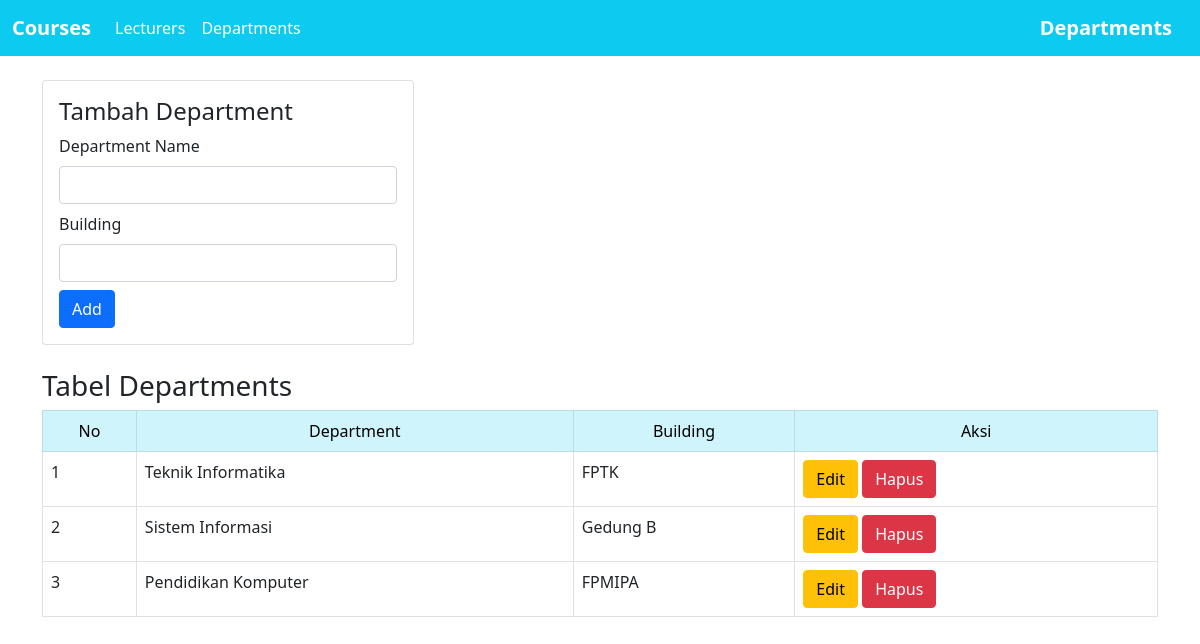
The page /departments.php on the database its author committed.
### tables this page shows
CREATE TABLE `departments` (
  `id` int(11) NOT NULL,
  `dept_name` varchar(100) NOT NULL,
  `building` varchar(50) DEFAULT NULL
);

### controllers/DepartmentController.php (called while the page is built, shortened)
<?php
include_once("views/DepartmentView.php");
class DepartmentController
{
  private $department;
  function __construct()
  {
    $this->department = new Department(
        Config::$db_host,
        Config::$db_user,
        Config::$db_pass,
        Config::$db_name
    );
  }
  public function index()
  {
    $this->department->open();
    $this->department->getDepartments();
    $data = array();
    while ($row = $this->department->getResult()) {
      array_push($data, $row);
    }
    $view = new DepartmentView();
    $view->render($data);
  }
}

### models/DB.php (called while the page is built, shortened)
<?php
class DB
{
    var $db_host = "";
    var $db_user = "";
    var $db_pass = "";
    var $db_name = "";
    var $db_link = "";
    function __construct($db_host, $db_user, $db_pass, $db_name)
    {
        $this->db_host = $db_host;
        $this->db_user = $db_user;
        $this->db_pass = $db_pass;
        $this->db_name = $db_name;
    }
    function open()
    {
        $this->db_link = mysqli_connect(
            $this->db_host,
            $this->db_user,
            $this->db_pass,
            $this->db_name
        );
    }
    function execute($query)
    {
        $this->result = mysqli_query($this->db_link, $query);
        return $this->result;
    }
}

### models/Department.php (called while the page is built, shortened)
<?php
class Department extends DB
{
    function getDepartments()
    {
        $query = "SELECT * FROM departments";
        return $this->execute($query);
    }
}

### views/DepartmentView.php (the view, shortened to what this page needs)
<?php
class DepartmentView
{
  public function render($data)
  {
    $no = 1;
    $dataDept = null;
    foreach ($data as $val) {
        $id = $val['id'];
        $dept_name = $val['dept_name'];
        $building = $val['building'];
        $dataDept .= "<tr>
                    <td>" . $no++ . "</td>
                    <td>" . $dept_name . "</td>
                    <td>" . $building . "</td>
                    <td>
                      <a href='departments.php?id_edit=" . $id .  "' class='btn btn-warning'>Edit</a>
                      <a href='departments.php?id_hapus=" . $id . "' class='btn btn-danger'>Hapus</a>
                    </td>
                    </tr>";
    }
  }
}

### rows shown on the page
departments: dept_name "Teknik Informatika", building "FPTK"
departments: dept_name "Sistem Informasi", building "Gedung B"
departments: dept_name "Pendidikan Komputer", building "FPMIPA"
